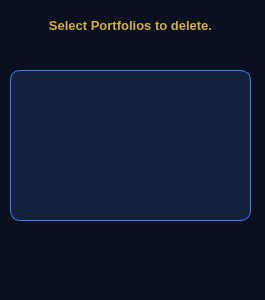
<?xml version="1.0" encoding="UTF-8"?>
<ui version="4.0">
 <class>RemoveFromListDialog</class>
 <widget class="QDialog" name="RemoveFromListDialog">
  <property name="geometry">
   <rect>
    <x>0</x>
    <y>0</y>
    <width>265</width>
    <height>300</height>
   </rect>
  </property>
  <property name="windowTitle">
   <string>Dialog</string>
  </property>
  <property name="styleSheet">
   <string notr="true">QDialog{

	background-color: rgb(11, 16, 32);
}</string>
  </property>
  <widget class="QDialogButtonBox" name="buttonBox">
   <property name="geometry">
    <rect>
     <x>10</x>
     <y>240</y>
     <width>241</width>
     <height>32</height>
    </rect>
   </property>
   <property name="orientation">
    <enum>Qt::Orientation::Horizontal</enum>
   </property>
   <property name="standardButtons">
    <set>QDialogButtonBox::StandardButton::NoButton</set>
   </property>
  </widget>
  <widget class="QListWidget" name="list_of_items">
   <property name="geometry">
    <rect>
     <x>10</x>
     <y>70</y>
     <width>241</width>
     <height>151</height>
    </rect>
   </property>
   <property name="focusPolicy">
    <enum>Qt::FocusPolicy::NoFocus</enum>
   </property>
   <property name="styleSheet">
    <string notr="true">QListWidget{
	
	background-color: rgb(22, 33, 62);
	border: 1px solid rgb(59, 130, 246);
	border-radius: 10px;
	color: rgb(255, 255, 255);
}

QListView::item{

	 padding: 6px;
    border-radius: 10px; 
}

QListView::item:selected {
	border: 2px solid rgb(131, 94, 8);;
    background: rgb(184, 134, 11);
	color: rgb(255, 255, 255);
}

QListView::item:hover {
    
	background-color: rgb(59, 130, 246);
}

</string>
   </property>
   <property name="selectionMode">
    <enum>QAbstractItemView::SelectionMode::MultiSelection</enum>
   </property>
  </widget>
  <widget class="QTextBrowser" name="textBrowser">
   <property name="geometry">
    <rect>
     <x>10</x>
     <y>10</y>
     <width>241</width>
     <height>51</height>
    </rect>
   </property>
   <property name="styleSheet">
    <string notr="true">QTextBrowser{

	background-color: rgb(11, 16, 32);
	font: 12pt &quot;Segoe UI&quot;;
	color: rgb(212, 175, 55);
	padding: 3px;

}

</string>
   </property>
   <property name="html">
    <string>&lt;!DOCTYPE HTML PUBLIC &quot;-//W3C//DTD HTML 4.0//EN&quot; &quot;http://www.w3.org/TR/REC-html40/strict.dtd&quot;&gt;
&lt;html&gt;&lt;head&gt;&lt;meta name=&quot;qrichtext&quot; content=&quot;1&quot; /&gt;&lt;meta charset=&quot;utf-8&quot; /&gt;&lt;style type=&quot;text/css&quot;&gt;
p, li { white-space: pre-wrap; }
hr { height: 1px; border-width: 0; }
li.unchecked::marker { content: &quot;\2610&quot;; }
li.checked::marker { content: &quot;\2612&quot;; }
&lt;/style&gt;&lt;/head&gt;&lt;body style=&quot; font-family:'Segoe UI'; font-size:12pt; font-weight:400; font-style:normal;&quot;&gt;
&lt;p align=&quot;center&quot; style=&quot; margin-top:12px; margin-bottom:12px; margin-left:0px; margin-right:0px; -qt-block-indent:0; text-indent:0px;&quot;&gt;&lt;span style=&quot; font-family:'Cascadia Mono'; font-size:10pt; font-weight:700; color:#d4af37;&quot;&gt;Select Portfolios to delete.&lt;/span&gt;&lt;/p&gt;&lt;/body&gt;&lt;/html&gt;</string>
   </property>
  </widget>
 </widget>
 <resources/>
 <connections>
  <connection>
   <sender>buttonBox</sender>
   <signal>accepted()</signal>
   <receiver>RemoveFromListDialog</receiver>
   <slot>accept()</slot>
   <hints>
    <hint type="sourcelabel">
     <x>248</x>
     <y>254</y>
    </hint>
    <hint type="destinationlabel">
     <x>157</x>
     <y>274</y>
    </hint>
   </hints>
  </connection>
  <connection>
   <sender>buttonBox</sender>
   <signal>rejected()</signal>
   <receiver>RemoveFromListDialog</receiver>
   <slot>reject()</slot>
   <hints>
    <hint type="sourcelabel">
     <x>316</x>
     <y>260</y>
    </hint>
    <hint type="destinationlabel">
     <x>286</x>
     <y>274</y>
    </hint>
   </hints>
  </connection>
 </connections>
</ui>
